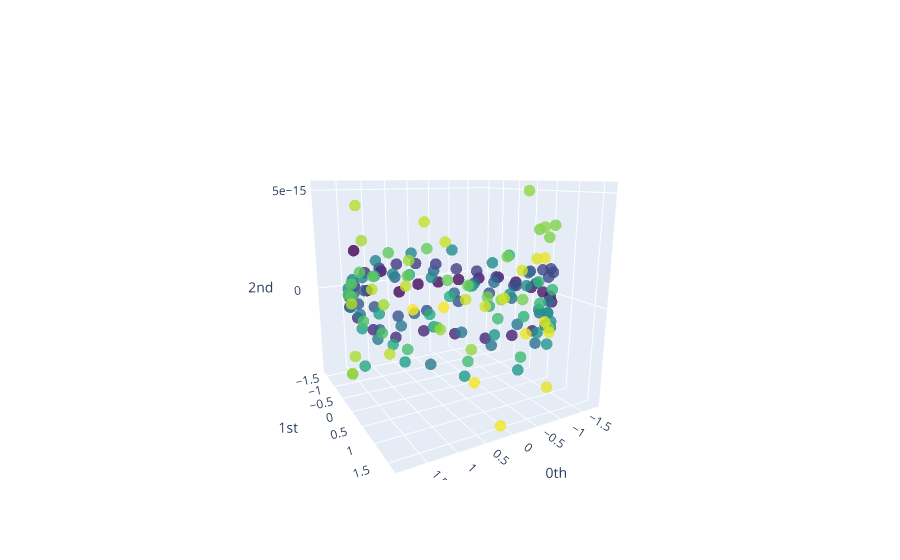

Notebook code for this chart:
### Markdown cell above
Although the resulting embedding is in a high dimensional space, we can apply [principal component analysis](https://en.wikipedia.org/wiki/Principal_component_analysis) to project down to 3-dimensions for visualisation:

### Code cell
pca = PCA(n_components=3)
y_periodic_embedded_pca = pca.fit_transform(y_periodic_embedded)

plot_point_cloud(y_periodic_embedded_pca)

### Figure 1 — Plotly figure (JSON) as saved in the notebook; plotly's stock layout.template omitted (floating-point values rounded to 4 significant figures; data arrays with more than 128 entries replaced by an {"elided": "..."} marker saying what was removed)
{"data": [{"marker": {"color": {"elided": "171 int values"}, "colorscale": [[0, "#440154"], [0.1111, "#482878"], [0.2222, "#3e4989"], [0.3333, "#31688e"], [0.4444, "#26828e"], [0.5556, "#1f9e89"], [0.6667, "#35b779"], [0.7778, "#6ece58"], [0.8889, "#b5de2b"], [1, "#fde725"]], "opacity": 0.8, "size": 4}, "mode": "markers", "type": "scatter3d", "x": {"elided": "171 float values"}, "y": {"elided": "171 float values"}, "z": {"elided": "171 float values"}}], "layout": {"autosize": true, "scene": {"aspectmode": "auto", "aspectratio": {"x": 1, "y": 1, "z": 1}, "camera": {"center": {"x": 0, "y": 0, "z": 0}, "eye": {"x": 1.023, "y": 1.835, "z": 0.5225}, "projection": {"type": "perspective"}, "up": {"x": 0, "y": 0, "z": 1}}, "xaxis": {"exponentformat": "e", "showexponent": "all", "title": {"text": "0th"}, "type": "linear"}, "yaxis": {"exponentformat": "e", "showexponent": "all", "title": {"text": "1st"}, "type": "linear"}, "zaxis": {"exponentformat": "e", "showexponent": "all", "title": {"text": "2nd"}, "type": "linear"}}}}
